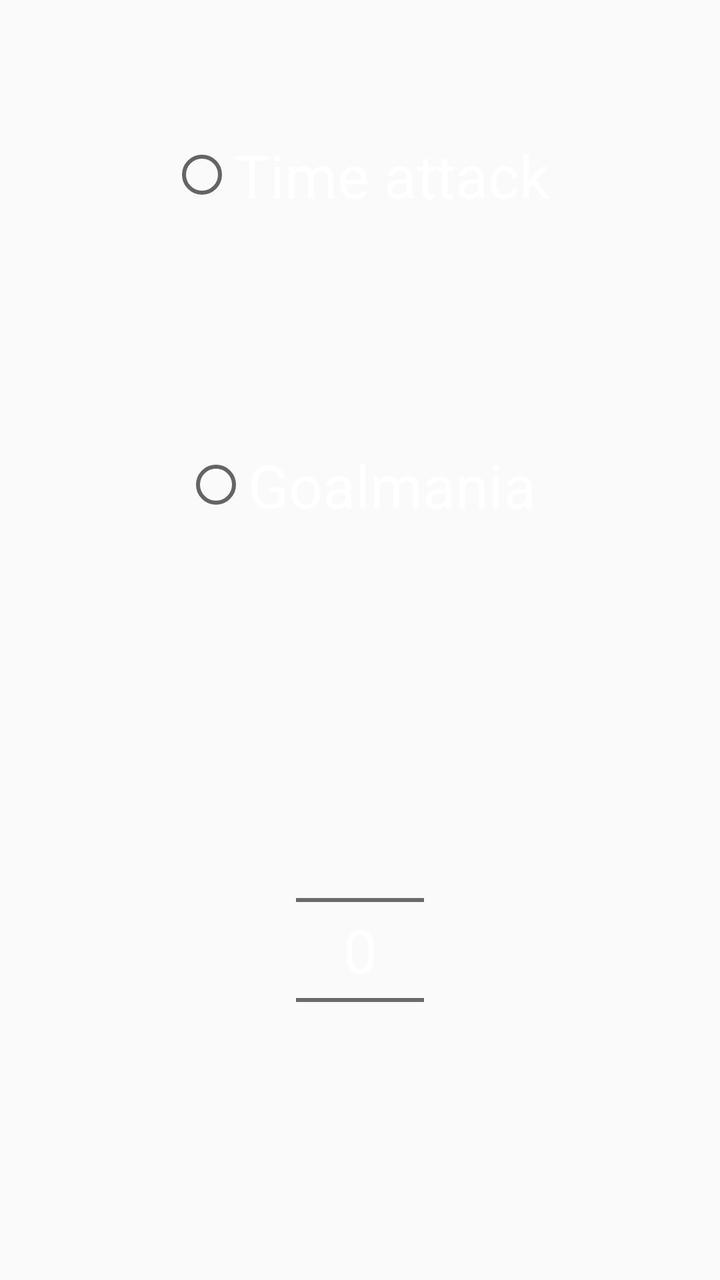
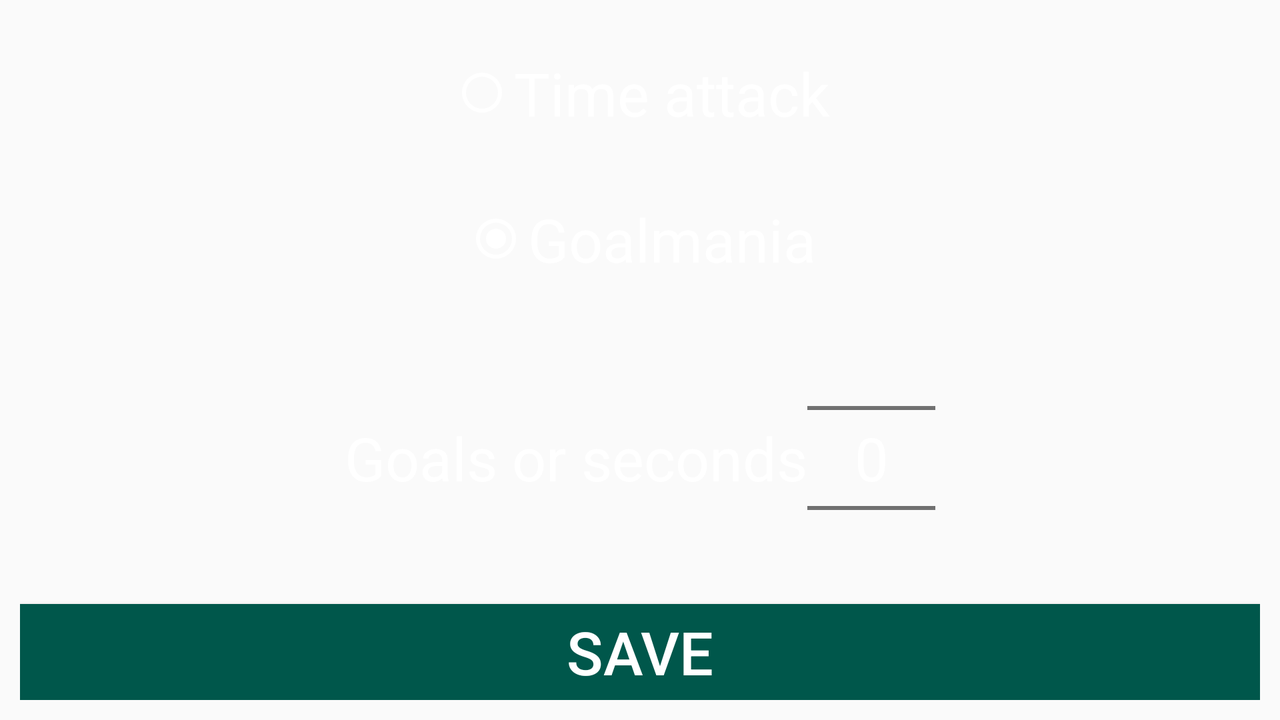

The same Android screen from two of the app's own layout files: first res/layout/ as a phone draws it, then the repository's variant for another configuration, drawn on a device whose configuration selects that folder. Both files follow.
<!-- AndroidManifest.xml: application theme AppTheme -->
<!-- res/layout/match_type_setter.xml -->
<?xml version="1.0" encoding="utf-8"?>
<LinearLayout xmlns:android="http://schemas.android.com/apk/res/android"
    android:layout_width="match_parent"
    android:layout_height="match_parent"
    android:background="@drawable/map_hd"
    android:gravity="center"
    android:orientation="vertical"
    android:padding="10dp">

    <LinearLayout
        android:layout_width="match_parent"
        android:layout_height="match_parent"
        android:layout_weight="1"
        android:orientation="horizontal"
        android:layout_gravity="center"
        android:gravity="center">


        <RadioGroup
            android:layout_width="match_parent"
            android:layout_height="match_parent"
            android:layout_gravity="center"
            android:gravity="center">

            <RadioButton
                android:id="@+id/radioButton"
                android:layout_width="wrap_content"
                android:layout_height="wrap_content"
                android:layout_weight="1"
                android:text="Time attack"
                android:textColor="@color/white"
                android:textSize="30sp"/>

            <RadioButton
                android:id="@+id/radioButton2"
                android:layout_width="wrap_content"
                android:layout_height="wrap_content"
                android:layout_weight="1"
                android:text="Goalmania"
                android:textColor="@color/white"
                android:textSize="30sp"/>
        </RadioGroup>
    </LinearLayout>

    <LinearLayout
        android:layout_width="match_parent"
        android:layout_height="match_parent"
        android:layout_weight="1"
        android:orientation="horizontal"
        android:layout_gravity="center"
        android:gravity="center">


        <TextView
            android:id="@+id/textView10"
            android:layout_width="wrap_content"
            android:layout_height="wrap_content"
            android:text=""
            android:textColor="@color/white"
            android:textSize="30sp"/>

        <NumberPicker
            android:id="@+id/match_number_picker"
            android:layout_width="wrap_content"
            android:layout_height="wrap_content"
            android:theme="@style/AppTheme.NumberPicker" />
    </LinearLayout>

</LinearLayout>
<!-- resources referenced by this layout -->
<resources>
  <color name="white">#FFFFFF</color>
  <style name="AppTheme.NumberPicker" parent="Theme.AppCompat.Light.NoActionBar">
          <item name="android:textColorPrimary">@color/white</item>
          <item name="android:textSize">30sp</item>
      </style>
  <style name="AppTheme" parent="Theme.AppCompat.Light.DarkActionBar">
          
          <item name="colorPrimary">@color/colorPrimary</item>
          <item name="colorPrimaryDark">@color/colorPrimaryDark</item>
          <item name="colorAccent">@color/colorAccent</item>
      </style>
  <color name="colorPrimary">#008577</color>
  <color name="colorPrimaryDark">#00574B</color>
  <color name="colorAccent">#D81B60</color>
</resources>
<!-- res/layout-land/match_type_setter.xml (the repository's variant of the layout above) -->
<!-- drawn on the phone turned sideways -->
<?xml version="1.0" encoding="utf-8"?>
<LinearLayout xmlns:android="http://schemas.android.com/apk/res/android"
    android:layout_width="match_parent"
    android:layout_height="match_parent"
    android:background="@drawable/fieldpur1_hd"
    android:gravity="center"
    android:orientation="vertical"
    android:padding="10dp">

    <LinearLayout
        android:layout_width="match_parent"
        android:layout_height="match_parent"
        android:layout_weight="1"
        android:orientation="horizontal"
        android:layout_gravity="center"
        android:gravity="center">


        <RadioGroup
            android:id="@+id/radioBtnGroup"
            android:layout_width="match_parent"
            android:layout_height="match_parent"
            android:layout_gravity="center"
            android:gravity="center">

            <RadioButton
                android:id="@+id/radioButton"
                android:layout_width="wrap_content"
                android:layout_height="wrap_content"
                android:layout_weight="1"
                android:text="Time attack"
                android:buttonTint="@color/white"
                android:textColor="@color/white"
                android:textSize="30sp"/>

            <RadioButton
                android:id="@+id/radioButton2"
                android:layout_width="wrap_content"
                android:layout_height="wrap_content"
                android:layout_weight="1"
                android:buttonTint="@color/white"
                android:text="Goalmania"
                android:textColor="@color/white"
                android:textSize="30sp"
                android:checked="true"/>
        </RadioGroup>
    </LinearLayout>

    <LinearLayout
        android:layout_width="match_parent"
        android:layout_height="match_parent"
        android:layout_weight="1"
        android:orientation="horizontal"
        android:layout_gravity="center"
        android:gravity="center">


        <TextView
            android:id="@+id/textView10"
            android:layout_width="wrap_content"
            android:layout_height="wrap_content"
            android:text="Goals or seconds"
            android:textColor="@color/white"
            android:textSize="30sp"/>

        <NumberPicker
            android:id="@+id/match_number_picker"
            android:layout_width="wrap_content"
            android:layout_height="wrap_content"
            android:theme="@style/AppTheme.NumberPicker" />
    </LinearLayout>
    <Button
        android:layout_width="match_parent"
        android:layout_height="wrap_content"
        android:id="@+id/saveBt"
        android:background="@color/colorPrimaryDark"
        android:text="SAVE"
        android:textColor="@color/white"
        android:textSize="30sp"
        android:onClick="saveMatch"/>
</LinearLayout>
<!-- resources referenced by the variant -->
<!-- as the phone turned sideways resolves them -->
<resources>
  <color name="colorPrimaryDark">#00574B</color>
  <color name="white">#FFFFFF</color>
  <style name="AppTheme.NumberPicker" parent="Theme.AppCompat.Light.NoActionBar">
          <item name="android:textColorPrimary">@color/white</item>
          <item name="android:textSize">30sp</item>
      </style>
  <style name="AppTheme" parent="Theme.AppCompat.Light.DarkActionBar">
          
          <item name="colorPrimary">@color/colorPrimary</item>
          <item name="colorPrimaryDark">@color/colorPrimaryDark</item>
          <item name="colorAccent">@color/colorAccent</item>
      </style>
  <color name="colorPrimary">#008577</color>
  <color name="colorAccent">#D81B60</color>
</resources>
